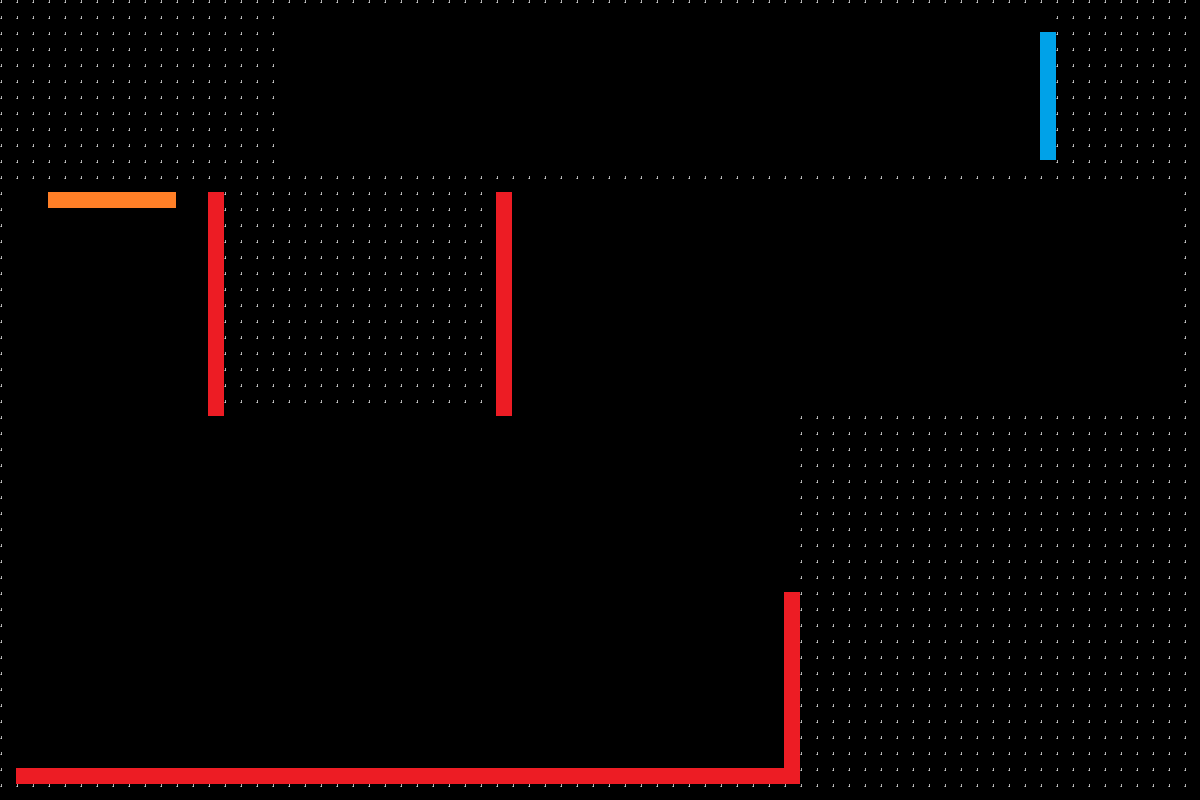

This is a level from a 2D game, rendered from its Tiled map with the project's own tilesets. A one-line summary and the map file follow, with tile-layer data summarised:
An orthogonal 75x50 tile map with 16x16 px tiles, 1 tile layer (Tile Layer 1) and 4 objects (B_portal_rwall, Orange, clock, bullet_pickup).

<map version="1.10" tiledversion="1.12.2" orientation="orthogonal" renderorder="right-down" width="75" height="50" tilewidth="16" tileheight="16" infinite="0" nextlayerid="3" nextobjectid="14">
 <tileset firstgid="1" source="place_holder_tileset.tsx" />
 <layer id="1" name="Tile Layer 1" width="75" height="50">
  <data>[3750 cells, 1456 non-empty, 4 distinct tile ids]</data>
 </layer>
 <objectgroup id="2" name="object_layer">
  <object id="5" name="B_portal_rwall" x="1040.55" y="32.2854" width="16" height="128" opacity="0">
   <properties>
    <property name="portal_id" type="int" value="1" />
    <property name="portal_rotation" type="int" value="270" />
    <property name="portal_target" type="int" value="2" />
    <property name="portal_type" value="portal" />
   </properties>
  </object>
  <object id="6" name="Orange" x="49.1785" y="190.339" width="125.678" height="19.125">
   <properties>
    <property name="portal_id" type="int" value="2" />
    <property name="portal_rotation" type="int" value="180" />
    <property name="portal_target" type="int" value="1" />
    <property name="portal_type" value="portal" />
   </properties>
  </object>
  <object id="12" name="time_stop" type="clock" x="39.4144" y="662.935" width="80" height="80">
   <properties>
    <property name="ability_type" value="clock" />
   </properties>
   <ellipse />
  </object>
  <object id="13" name="bullet_pickup" x="310.904" y="420.008" width="90" height="60">
   <properties>
    <property name="ability_type" value="bullet_pickup" />
   </properties>
  </object>
 </objectgroup>
</map>
